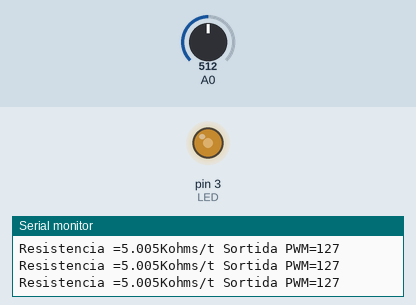
A sketch run on a simulated Arduino Uno, built with avr-gcc and run on an emulated ATmega328P. Parts: output pins drawn as LEDs (lit = HIGH), the last lines printed to the serial monitor. Inputs (shaded band) come from the test bench; at power-on: A0 = 512.

Above: at 1.2 s.
1.3 s: A0 set to 418
At 2.2 s:
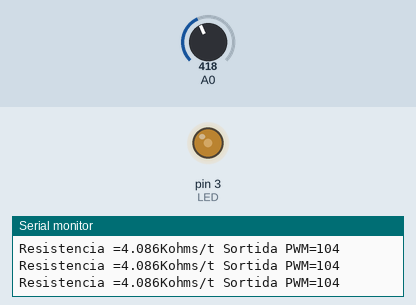
4.3 s: A0 set to 383
At 5.5 s:
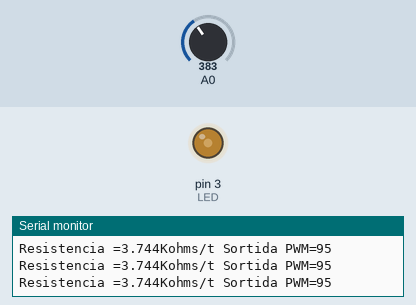
7.3 s: A0 set to 44
At 7.9 s:
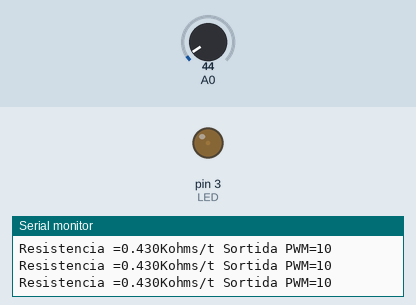
8.8 s: A0 set to 38
At 10.1 s:
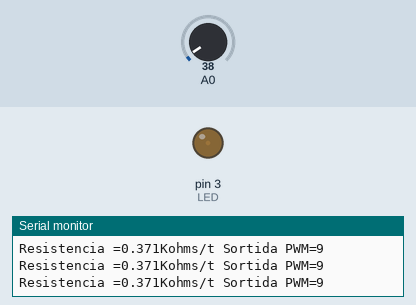
11.8 s: A0 set to 716
At 13.0 s:
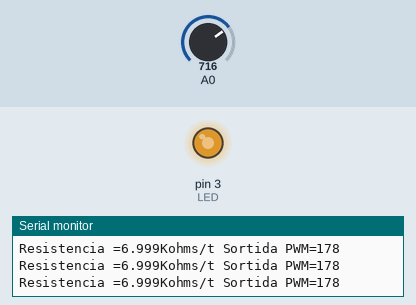
13.3 s: A0 set to 1007
At 13.8 s:
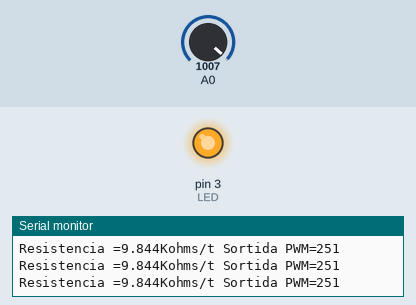
14.8 s: A0 set to 1023
Timing chart, 0 to 17.8 s (numbered marks = the images above; inputs shaded):
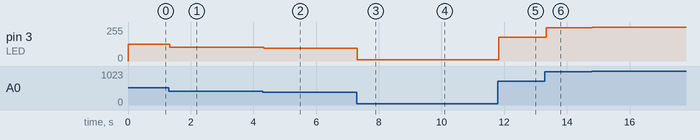

Measured:
- after the input at 1.3 s, pin 3 (LED): 127/255 → 104/255 at once
- after the input at 4.3 s, pin 3 (LED): 104/255 → 95/255 at once
- after the input at 7.3 s, pin 3 (LED): 95/255 → 10/255 at once
- after the input at 8.8 s, pin 3 (LED): 10/255 → 9/255 at once
- after the input at 11.8 s, pin 3 (LED): 9/255 → 178/255 at once
- after the input at 13.3 s, pin 3 (LED): 178/255 → 251/255 at once
- after the input at 14.8 s, pin 3 (LED): 251/255 → 255/255 at once

The sketch:

sketch_mar22b.ino
```cpp
const int LED = 3;
float valorPot = 0;

int pwmLED = 0;

void setup() {
pinMode(LED, OUTPUT);
Serial.begin(9600);
}

void loop() {
valorPot = analogRead(A0);
pwmLED = map(valorPot, 0,1023,0,255);
analogWrite(LED, pwmLED);

Serial.print("Resistencia =");
Serial.print(valorPot*10/1023,3);
Serial.print("Kohms");
Serial.print("/t Sortida PWM=");
Serial.println(pwmLED);

delay(20);
}
```
